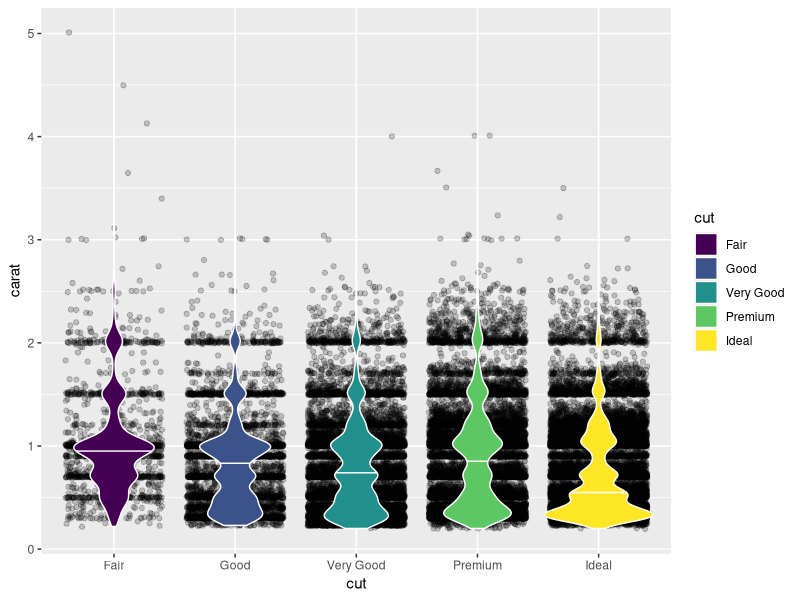

Recreate this plot in R.
library(tidyverse)

ggplot(diamonds, aes(cut, carat, fill = cut)) + 
  geom_jitter(alpha = .2) + 
  geom_violin(draw_quantiles = .5, color = 'white') 

diamonds %>% 
  group_by(cut) %>% 
  summarise(n = n(),
            me_price = median(price),
            min_price = min(price),
            max_price = max(price),
            me_carat = median(carat),
            min_carat = min(carat),
            max_carat = max(carat)) %>% 
  knitr::kable()
